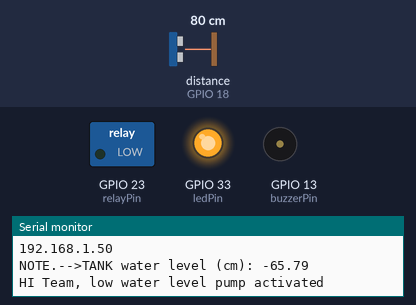
Recording of a sketch running on a simulated ESP32. On the bench: switched loads named in the sketch (green lamp = pin HIGH), output pins drawn as LEDs (lit = HIGH), buzzer (waves = sounding), the last lines printed to the serial monitor. Wiring (inferred from the names in the program): ultrasonic range finder: trigger GPIO 5; echo GPIO 18. The test bench sets the inputs (shaded band); at power-on: distance to the obstacle (sensor on GPIO 18) 80 cm. The echo pulse lasts 58.3 µs per cm; WiFi joins after 1.5 s; servers stay silent unless stated; pins used as bus, display or sensor lines are not drawn.

Above: at 7.2 s.
7.3 s: distance to the obstacle (sensor on GPIO 18) set to 11 cm
9.8 s: distance to the obstacle (sensor on GPIO 18) set to 8 cm
At 12.1 s:
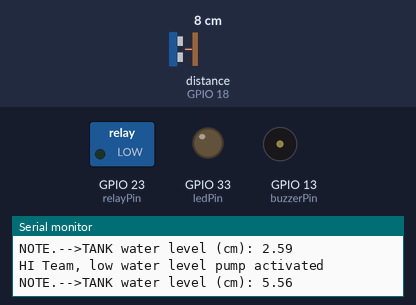
12.4 s: distance to the obstacle (sensor on GPIO 18) set to 6 cm
14.9 s: distance to the obstacle (sensor on GPIO 18) set to 3 cm
At 17.3 s:
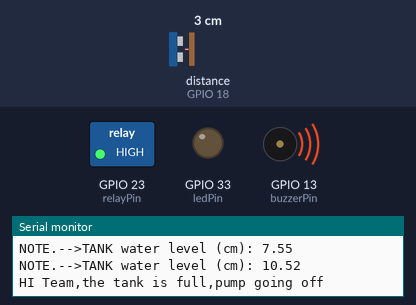
20.7 s: distance to the obstacle (sensor on GPIO 18) set to 18 cm
At 24.2 s:
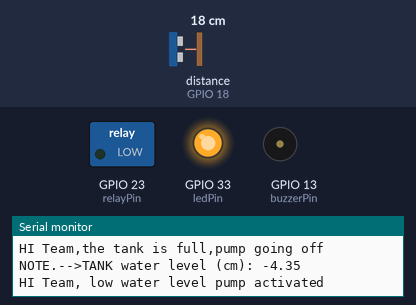
24.7 s: distance to the obstacle (sensor on GPIO 18) set to 2 cm
At 26.2 s:
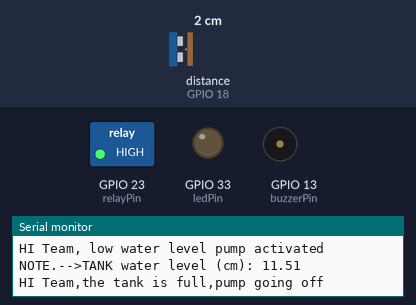
Timing chart, 0 to 27.7 s (numbered marks = the images above; inputs shaded):
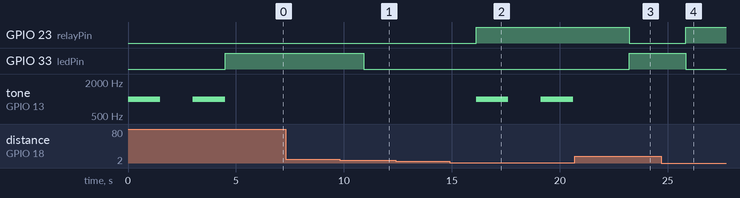

Measured:
- the behaviour switches between 10 and 9 cm on distance to the obstacle (sensor on GPIO 18) (found by bisection; images 0 and 1)
- the behaviour switches between 5 and 4 cm on distance to the obstacle (sensor on GPIO 18) (found by bisection; images 1 and 2)
- after the input at 9.8 s, GPIO 33 (ledPin): HIGH → LOW after 1.1 s
- after the input at 14.9 s, GPIO 23 (relayPin): LOW → HIGH after 1.2 s; tone on GPIO 13 (buzzerPin): alternates 1000 Hz for 1.5 s and silent for 1.5 s, starting after 1.2 s
- after the input at 20.7 s, GPIO 23 (relayPin): HIGH → LOW after 2.5 s; GPIO 33 (ledPin): LOW → HIGH after 2.5 s
- after the input at 24.7 s, GPIO 23 (relayPin): LOW → HIGH after 1.1 s; GPIO 33 (ledPin): HIGH → LOW after 1.1 s

The sketch:

ultrasoniENbuzzerENpumprelayEnLEDeNenThingSpeak.ino
```cpp
//WiFi connection attempts occur last in the setup function, and the failure
// to connect to WiFi does not affect the execution of other parts of the code
//After every 2 minutes of WiFi connection attempts failing a comment is printed to the serial monitor:
//This code ensures that the relay turns on immediately if the water level is below 4 cm when the code starts running
//The loop will then continue to monitor the water level and adjust the relay as needed.
//The buzzer and LED are triggered whenever there is a change in the state of the relay,
//regardless of whether it turns on or off. This ensures that the buzzer and LED react accordingly to the relay's state changes


#include <WiFi.h>
#include "ThingSpeak.h"

const int trigPin = 5;    // D5
const int echoPin = 18;   // D18
const int buzzerPin = 13; // D13
const int relayPin = 23;  // D23
const int ledPin = 33;    // D33

float tank_height = 13.5; // cm
bool buzzerTriggered = false;
bool relayState = false;

#define SOUND_SPEED 0.034
#define CM_TO_INCH 0.393701

long duration;
float water_level;

const char *ssid = "Serenity"; // Replace "YourSSID" with your WiFi SSID
const char *pass = "catel43Aa"; // Replace "YourPassword" with your WiFi password

int keyIndex = 0;
WiFiClient client;

unsigned long myChannelNumber = 2077878;                 // Your ThingSpeak Channel Number
const char *myWriteAPIKey = "H1C9FOYJ9T7SXTS8"; // Your ThingSpeak Write API Key

// Function prototype
void triggerBuzzer();

void setup()
{
    Serial.begin(115200);
    pinMode(trigPin, OUTPUT);
    pinMode(echoPin, INPUT);
    pinMode(buzzerPin, OUTPUT);
    pinMode(relayPin, OUTPUT);
    pinMode(ledPin, OUTPUT);
    digitalWrite(relayPin, HIGH); // Initially turn off the relay

    // Initialize LEDC for LED control
    ledcSetup(0, 5000, 8); // LEDC channel 0, 5 kHz frequency, 8-bit resolution
    ledcAttachPin(ledPin, 0); // Attach LED to channel 0

    // Check water level at the beginning
    digitalWrite(trigPin, LOW);
    delayMicroseconds(2);
    digitalWrite(trigPin, HIGH);
    delayMicroseconds(10);
    digitalWrite(trigPin, LOW);
    duration = pulseIn(echoPin, HIGH);
    water_level = tank_height - (duration * SOUND_SPEED / 2);

    if (water_level < 4)
    {
        digitalWrite(relayPin, LOW);
        relayState = true;
        triggerBuzzer();
        ledcWrite(0, 255); // Turn on the LED (max brightness)
    }
 Serial.print("This is a RESIDENTIAL WATER PUMPING project by PETER,BARIKK,PADDU Y21 IA EEE");
    WiFi.begin(ssid, pass);

    Serial.print("Connecting to ");
    Serial.println(ssid);

    unsigned long startTime = millis();
    while (WiFi.status() != WL_CONNECTED)
    {
        delay(500);
        Serial.print(".");
        if (millis() - startTime > 120000) // Print a message every 2 minutes if WiFi connection attempts fail
        {
            Serial.println("WiFi connection failed!");
            startTime = millis();
        }
    }

    Serial.println("");
    Serial.println("WiFi connected");
    Serial.println("IP address: ");
    Serial.println(WiFi.localIP());
}

void loop()
{
    digitalWrite(trigPin, LOW);
    delayMicroseconds(2);
    digitalWrite(trigPin, HIGH);
    delayMicroseconds(10);
    digitalWrite(trigPin, LOW);

    duration = pulseIn(echoPin, HIGH);
    float previouswater_level = water_level;
    water_level = tank_height - (duration * SOUND_SPEED / 2);

    Serial.print("NOTE.-->TANK water level (cm): ");
    Serial.println(water_level);

    if (water_level < 4)
    {     Serial.println("HI Team, low water level pump activated ");
        // Turn on the relay if it's not already on
        if (!relayState)
        {
            digitalWrite(relayPin, LOW);
            relayState = true;
            triggerBuzzer();
            ledcWrite(0, 255); // Turn on the LED (max brightness)
        }
    }
    else if (water_level > 9)
    { Serial.println("HI Team,the tank is full,pump going off ");
        // Turn off the relay if it's not already off
        if (relayState)
        {
            digitalWrite(relayPin, HIGH);
            relayState = false;
            triggerBuzzer();
            ledcWrite(0, 0); // Turn off the LED
        }
    }
    else
    {
        // Reset buzzer and LED
        noTone(buzzerPin);
        buzzerTriggered = false;
        ledcWrite(0, 0); // Turn off the LED
    }

    // Connect to ThingSpeak
    ThingSpeak.begin(client);

    // Write the current water level to ThingSpeak
    ThingSpeak.writeField(myChannelNumber, 2, water_level, myWriteAPIKey);

    delay(2000); // Update ThingSpeak every 2 seconds

    // check if the water level has
    if (water_level != previouswater_level) {
    // If the distance has changed, write the new value to ThingSpeak as well
    ThingSpeak.writeField(myChannelNumber, 3, water_level-previouswater_level, myWriteAPIKey);
  }
}

void triggerBuzzer()
{
    if (!buzzerTriggered)
    {
        tone(buzzerPin, 1000); // Set buzzer tone to 1000 Hz
        delay(1500);
        noTone(buzzerPin);
        delay(1500);
        tone(buzzerPin, 1000); // Set buzzer tone to 1000 Hz
        delay(1500);
        noTone(buzzerPin);
        buzzerTriggered = true;
    }
}
```
